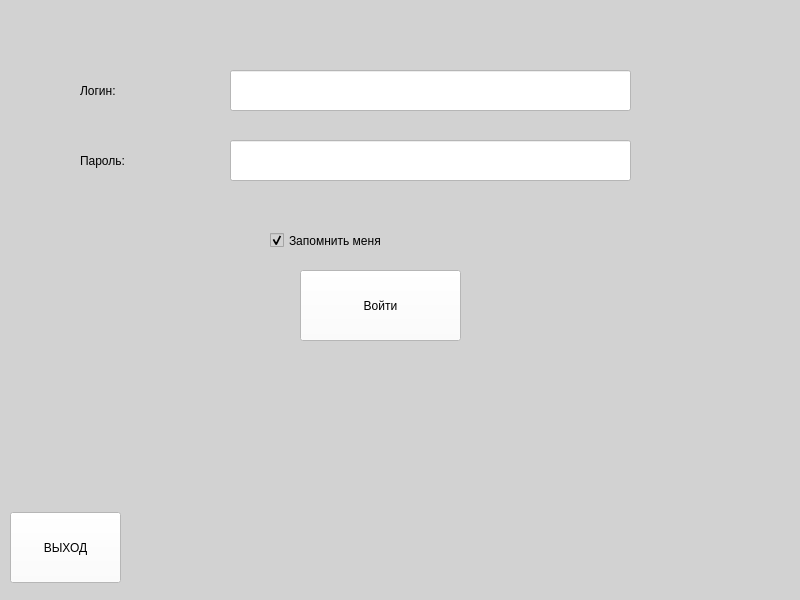
<?xml version="1.0" encoding="UTF-8"?>
<ui version="4.0">
 <class>MainWindow</class>
 <widget class="QMainWindow" name="MainWindow">
  <property name="geometry">
   <rect>
    <x>0</x>
    <y>0</y>
    <width>800</width>
    <height>600</height>
   </rect>
  </property>
  <property name="windowTitle">
   <string>Окно авторизации</string>
  </property>
  <property name="styleSheet">
   <string notr="true">background-color:rgb(210,210,210);</string>
  </property>
  <widget class="QWidget" name="centralwidget">
   <widget class="QLabel" name="label">
    <property name="geometry">
     <rect>
      <x>80</x>
      <y>60</y>
      <width>121</width>
      <height>61</height>
     </rect>
    </property>
    <property name="styleSheet">
     <string notr="true">color:rgb(0,0,0);font:16pt &quot;Arial&quot;;</string>
    </property>
    <property name="text">
     <string>Логин:</string>
    </property>
   </widget>
   <widget class="QLabel" name="label_2">
    <property name="geometry">
     <rect>
      <x>80</x>
      <y>130</y>
      <width>121</width>
      <height>61</height>
     </rect>
    </property>
    <property name="styleSheet">
     <string notr="true">color:rgb(0,0,0);font:16pt &quot;Arial&quot;;</string>
    </property>
    <property name="text">
     <string>Пароль:</string>
    </property>
   </widget>
   <widget class="QPushButton" name="button_quit">
    <property name="geometry">
     <rect>
      <x>10</x>
      <y>512</y>
      <width>111</width>
      <height>71</height>
     </rect>
    </property>
    <property name="styleSheet">
     <string notr="true">background-color:rgb(255,255,255);color:rgb(0,0,0);font:16pt &quot;Arial&quot;;</string>
    </property>
    <property name="text">
     <string>ВЫХОД</string>
    </property>
   </widget>
   <widget class="QPushButton" name="button_enter">
    <property name="geometry">
     <rect>
      <x>300</x>
      <y>270</y>
      <width>161</width>
      <height>71</height>
     </rect>
    </property>
    <property name="styleSheet">
     <string notr="true">background-color:rgb(255,255,255);color:rgb(0,0,0);font:16pt &quot;Arial&quot;;</string>
    </property>
    <property name="text">
     <string>Войти</string>
    </property>
   </widget>
   <widget class="QLineEdit" name="lineEdit_login">
    <property name="geometry">
     <rect>
      <x>230</x>
      <y>70</y>
      <width>401</width>
      <height>41</height>
     </rect>
    </property>
    <property name="styleSheet">
     <string notr="true">background-color:rgb(255,255,255);color:rgb(0,0,0);font:16pt &quot;Arial&quot;;</string>
    </property>
   </widget>
   <widget class="QLineEdit" name="lineEdit_password">
    <property name="geometry">
     <rect>
      <x>230</x>
      <y>140</y>
      <width>401</width>
      <height>41</height>
     </rect>
    </property>
    <property name="styleSheet">
     <string notr="true">background-color:rgb(255,255,255);color:rgb(0,0,0);font:16pt &quot;Arial&quot;;</string>
    </property>
    <property name="echoMode">
     <enum>QLineEdit::Password</enum>
    </property>
   </widget>
   <widget class="QCheckBox" name="checkBox">
    <property name="geometry">
     <rect>
      <x>270</x>
      <y>220</y>
      <width>241</width>
      <height>41</height>
     </rect>
    </property>
    <property name="styleSheet">
     <string notr="true">font:16pt &quot;Arial&quot;;</string>
    </property>
    <property name="text">
     <string>Запомнить меня</string>
    </property>
    <property name="checked">
     <bool>true</bool>
    </property>
   </widget>
  </widget>
 </widget>
 <resources/>
 <connections/>
</ui>
